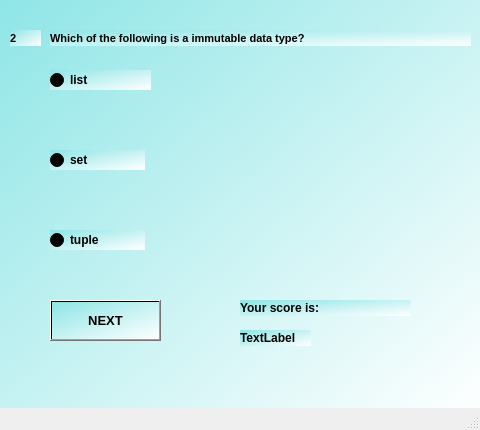
<?xml version="1.0" encoding="UTF-8"?>
<ui version="4.0">
 <class>MainWindow6</class>
 <widget class="QMainWindow" name="MainWindow6">
  <property name="geometry">
   <rect>
    <x>0</x>
    <y>0</y>
    <width>480</width>
    <height>430</height>
   </rect>
  </property>
  <property name="windowTitle">
   <string>MainWindow</string>
  </property>
  <widget class="QWidget" name="centralwidget">
   <widget class="QWidget" name="widget" native="true">
    <property name="geometry">
     <rect>
      <x>0</x>
      <y>-10</y>
      <width>480</width>
      <height>430</height>
     </rect>
    </property>
    <property name="styleSheet">
     <string notr="true">background-color:qlineargradient(spread:pad, x1:0, y1:0, x2:1, y2:1, stop:0 rgba(142, 229, 230, 255), stop:1 rgba(255, 255, 255, 255))</string>
    </property>
    <widget class="QLabel" name="label">
     <property name="geometry">
      <rect>
       <x>10</x>
       <y>40</y>
       <width>31</width>
       <height>16</height>
      </rect>
     </property>
     <property name="font">
      <font>
       <pointsize>8</pointsize>
       <weight>75</weight>
       <bold>true</bold>
      </font>
     </property>
     <property name="text">
      <string>2</string>
     </property>
    </widget>
    <widget class="QLabel" name="label_2">
     <property name="geometry">
      <rect>
       <x>50</x>
       <y>40</y>
       <width>421</width>
       <height>16</height>
      </rect>
     </property>
     <property name="font">
      <font>
       <pointsize>8</pointsize>
       <weight>75</weight>
       <bold>true</bold>
      </font>
     </property>
     <property name="text">
      <string>Which of the following is a immutable data type?</string>
     </property>
    </widget>
    <widget class="QRadioButton" name="radioButton">
     <property name="geometry">
      <rect>
       <x>50</x>
       <y>80</y>
       <width>101</width>
       <height>20</height>
      </rect>
     </property>
     <property name="font">
      <font>
       <weight>75</weight>
       <bold>true</bold>
      </font>
     </property>
     <property name="text">
      <string>list</string>
     </property>
    </widget>
    <widget class="QRadioButton" name="radioButton_2">
     <property name="geometry">
      <rect>
       <x>50</x>
       <y>160</y>
       <width>95</width>
       <height>20</height>
      </rect>
     </property>
     <property name="font">
      <font>
       <weight>75</weight>
       <bold>true</bold>
      </font>
     </property>
     <property name="text">
      <string>set</string>
     </property>
    </widget>
    <widget class="QRadioButton" name="radioButton_3">
     <property name="geometry">
      <rect>
       <x>50</x>
       <y>240</y>
       <width>95</width>
       <height>20</height>
      </rect>
     </property>
     <property name="font">
      <font>
       <weight>75</weight>
       <bold>true</bold>
      </font>
     </property>
     <property name="text">
      <string>tuple</string>
     </property>
    </widget>
    <widget class="QPushButton" name="NEXT">
     <property name="geometry">
      <rect>
       <x>50</x>
       <y>310</y>
       <width>111</width>
       <height>41</height>
      </rect>
     </property>
     <property name="font">
      <font>
       <pointsize>10</pointsize>
       <weight>75</weight>
       <bold>true</bold>
      </font>
     </property>
     <property name="text">
      <string>NEXT</string>
     </property>
    </widget>
    <widget class="QLabel" name="label_3">
     <property name="geometry">
      <rect>
       <x>240</x>
       <y>310</y>
       <width>171</width>
       <height>16</height>
      </rect>
     </property>
     <property name="font">
      <font>
       <weight>75</weight>
       <bold>true</bold>
      </font>
     </property>
     <property name="text">
      <string>Your score is:</string>
     </property>
    </widget>
    <widget class="QLabel" name="label_4">
     <property name="geometry">
      <rect>
       <x>240</x>
       <y>340</y>
       <width>71</width>
       <height>16</height>
      </rect>
     </property>
     <property name="font">
      <font>
       <weight>75</weight>
       <bold>true</bold>
      </font>
     </property>
     <property name="text">
      <string>TextLabel</string>
     </property>
    </widget>
   </widget>
  </widget>
  <widget class="QMenuBar" name="menubar">
   <property name="geometry">
    <rect>
     <x>0</x>
     <y>0</y>
     <width>480</width>
     <height>26</height>
    </rect>
   </property>
  </widget>
  <widget class="QStatusBar" name="statusbar"/>
 </widget>
 <resources/>
 <connections/>
</ui>
